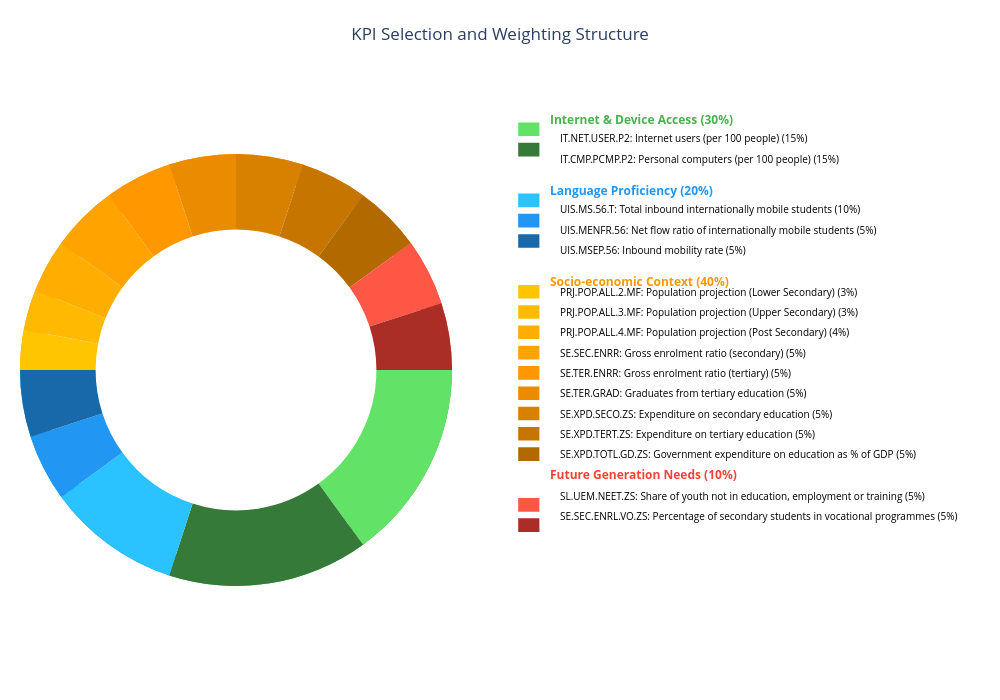

Notebook cell for this chart:
### Markdown cell above
# 6. Scoring System Development

## KPI Selection and Weighting

| Category | KPI | Weight |
|----------|-----|--------|
| **Internet Connection and Device Access (30%)** | Internet users (per 100 people) | 15% |
| | Personal computers (per 100 people) | 15% |
| **Language Proficiency (20%)** | Total number of inbound internationally mobile students | 10% |
| | Net flow ratio of internationally mobile students | 5% |
| | Inbound mobility rate | 5% |
| **Socio-economic Context (40%)** | Population projections (secondary, higher, post-secondary) | 10% |
| | Gross enrollment ratio (secondary and tertiary) | 10% |
| | Tertiary education graduates | 5% |
| | Expenditure on secondary and tertiary education (% of GDP) | 10% |
| | Total expenditure on education (% of GDP) | 5% |
| **Future Generation Needs (10%)** | Share of youth not in employment, education, or training | 5% (lower is better) |
| | Percentage of secondary students in vocational programs | 5% |

## Implementation Plan

1. **Data Preparation**: Normalize indicators to a comparable scale (0-10)
2. **Score Calculation**: Apply weights to normalized values and sum for total score
3. **Visualization**: Create dashboard showing:
   - Country rankings by income group
   - Radar charts comparing KPI performance
   - Highlight top opportunities in each region

This scoring system will help identify the most promising countries for Academy's online education expansion, balancing technological readiness, educational demand, and economic factors.

### Code cell
from src.classes.scoring import EdStatsScorer

# Initialize the scorer with country data
scorer = EdStatsScorer(country_data=reduced_datasets["EdStatsCountry_reduced"])

# Create and display the KPI weight visualization
weight_viz = scorer.create_kpi_weight_visualization()
weight_viz.show()

### Figure 1 — Plotly figure (JSON) as saved in the notebook; plotly's stock layout.template omitted (floating-point values rounded to 4 significant figures)
{"data": [{"direction": "clockwise", "domain": {"x": [0, 0.45], "y": [0, 1]}, "hole": 0.9, "labels": ["Internet & Device Access (30%)", "Language Proficiency (20%)", "Socio-economic Context (40%)", "Future Generation Needs (10%)"], "marker": {"colors": ["#4CAF50", "#2196F3", "#FF9800", "#F44336"]}, "name": "Categories", "rotation": 90, "sort": false, "textfont": {"color": "white", "size": 12}, "textinfo": "label+percent", "textposition": "inside", "type": "pie", "values": [0.3, 0.2, 0.4, 0.1]}, {"customdata": ["Internet & Device Access (30%)", "Internet & Device Access (30%)", "Language Proficiency (20%)", "Language Proficiency (20%)", "Language Proficiency (20%)", "Socio-economic Context (40%)", "Socio-economic Context (40%)", "Socio-economic Context (40%)", "Socio-economic Context (40%)", "Socio-economic Context (40%)", "Socio-economic Context (40%)", "Socio-economic Context (40%)", "Socio-economic Context (40%)", "Socio-economic Context (40%)", "Future Generation Needs (10%)", "Future Generation Needs (10%)"], "direction": "clockwise", "domain": {"x": [0, 0.45], "y": [0, 1]}, "hole": 0.65, "hovertemplate": "<b>%{label}</b><br>Description: %{text}<br>Category: %{customdata}<br>Weight: %{percent}<extra></extra>", "labels": ["IT.NET.USER.P2", "IT.CMP.PCMP.P2", "UIS.MS.56.T", "UIS.MENFR.56", "UIS.MSEP.56", "PRJ.POP.ALL.2.MF", "PRJ.POP.ALL.3.MF", "PRJ.POP.ALL.4.MF", "SE.SEC.ENRR", "SE.TER.ENRR", "SE.TER.GRAD", "SE.XPD.SECO.ZS", "SE.XPD.TERT.ZS", "SE.XPD.TOTL.GD.ZS", "SL.UEM.NEET.ZS", "SE.SEC.ENRL.VO.ZS"], "marker": {"colors": ["#62e368", "#357a38", "#2ac3ff", "#2196f3", "#1769aa", "#ffc500", "#ffba00", "#ffae00", "#ffa300", "#ff9800", "#eb8c00", "#d88100", "#c57500", "#b26a00", "#ff5746", "#aa2e25"]}, "rotation": 90, "sort": false, "text": ["Internet users (per 100 people)", "Personal computers (per 100 people)", "Total inbound internationally mobile students", "Net flow ratio of internationally mobile students", "Inbound mobility rate", "Population projection (Lower Secondary)", "Population projection (Upper Secondary)", "Population projection (Post Secondary)", "Gross enrolment ratio (secondary)", "Gross enrolment ratio (tertiary)", "Graduates from tertiary education", "Expenditure on secondary education", "Expenditure on tertiary education", "Government expenditure on education as % of GDP", "Share of youth not in education, employment or training", "Percentage of secondary students in vocational programmes"], "textinfo": "none", "type": "pie", "values": [0.15, 0.15, 0.1, 0.05, 0.05, 0.03, 0.03, 0.04, 0.05, 0.05, 0.05, 0.05, 0.05, 0.05, 0.05, 0.05]}], "layout": {"annotations": [{"align": "left", "font": {"color": "#4CAF50", "size": 12}, "showarrow": false, "text": "<b>Internet & Device Access (30%)</b>", "x": 0.55, "xanchor": "left", "xref": "paper", "y": 0.95, "yref": "paper"}, {"align": "left", "font": {"color": "black", "size": 10}, "showarrow": false, "text": "IT.NET.USER.P2: Internet users (per 100 people) (15%)", "x": 0.56, "xanchor": "left", "xref": "paper", "y": 0.915, "yref": "paper"}, {"align": "left", "font": {"color": "black", "size": 10}, "showarrow": false, "text": "IT.CMP.PCMP.P2: Personal computers (per 100 people) (15%)", "x": 0.56, "xanchor": "left", "xref": "paper", "y": 0.88, "yref": "paper"}, {"align": "left", "font": {"color": "#2196F3", "size": 12}, "showarrow": false, "text": "<b>Language Proficiency (20%)</b>", "x": 0.55, "xanchor": "left", "xref": "paper", "y": 0.8275, "yref": "paper"}, {"align": "left", "font": {"color": "black", "size": 10}, "showarrow": false, "text": "UIS.MS.56.T: Total inbound internationally mobile students (10%)", "x": 0.56, "xanchor": "left", "xref": "paper", "y": 0.7925, "yref": "paper"}, {"align": "left", "font": {"color": "black", "size": 10}, "showarrow": false, "text": "UIS.MENFR.56: Net flow ratio of internationally mobile students (5%)", "x": 0.56, "xanchor": "left", "xref": "paper", "y": 0.7575, "yref": "paper"}, {"align": "left", "font": {"color": "black", "size": 10}, "showarrow": false, "text": "UIS.MSEP.56: Inbound mobility rate (5%)", "x": 0.56, "xanchor": "left", "xref": "paper", "y": 0.7225, "yref": "paper"}, {"align": "left", "font": {"color": "#FF9800", "size": 12}, "showarrow": false, "text": "<b>Socio-economic Context (40%)</b>", "x": 0.55, "xanchor": "left", "xref": "paper", "y": 0.67, "yref": "paper"}, {"align": "left", "font": {"color": "black", "size": 10}, "showarrow": false, "text": "PRJ.POP.ALL.2.MF: Population projection (Lower Secondary) (3%)", "x": 0.56, "xanchor": "left", "xref": "paper", "y": 0.635, "yref": "paper"}, {"align": "left", "font": {"color": "black", "size": 10}, "showarrow": false, "text": "PRJ.POP.ALL.3.MF: Population projection (Upper Secondary) (3%)", "x": 0.56, "xanchor": "left", "xref": "paper", "y": 0.6, "yref": "paper"}, {"align": "left", "font": {"color": "black", "size": 10}, "showarrow": false, "text": "PRJ.POP.ALL.4.MF: Population projection (Post Secondary) (4%)", "x": 0.56, "xanchor": "left", "xref": "paper", "y": 0.565, "yref": "paper"}, {"align": "left", "font": {"color": "black", "size": 10}, "showarrow": false, "text": "SE.SEC.ENRR: Gross enrolment ratio (secondary) (5%)", "x": 0.56, "xanchor": "left", "xref": "paper", "y": 0.53, "yref": "paper"}, {"align": "left", "font": {"color": "black", "size": 10}, "showarrow": false, "text": "SE.TER.ENRR: Gross enrolment ratio (tertiary) (5%)", "x": 0.56, "xanchor": "left", "xref": "paper", "y": 0.495, "yref": "paper"}, {"align": "left", "font": {"color": "black", "size": 10}, "showarrow": false, "text": "SE.TER.GRAD: Graduates from tertiary education (5%)", "x": 0.56, "xanchor": "left", "xref": "paper", "y": 0.46, "yref": "paper"}, {"align": "left", "font": {"color": "black", "size": 10}, "showarrow": false, "text": "SE.XPD.SECO.ZS: Expenditure on secondary education (5%)", "x": 0.56, "xanchor": "left", "xref": "paper", "y": 0.425, "yref": "paper"}, {"align": "left", "font": {"color": "black", "size": 10}, "showarrow": false, "text": "SE.XPD.TERT.ZS: Expenditure on tertiary education (5%)", "x": 0.56, "xanchor": "left", "xref": "paper", "y": 0.39, "yref": "paper"}, {"align": "left", "font": {"color": "black", "size": 10}, "showarrow": false, "text": "SE.XPD.TOTL.GD.ZS: Government expenditure on education as % of GDP (5%)", "x": 0.56, "xanchor": "left", "xref": "paper", "y": 0.355, "yref": "paper"}, {"align": "left", "font": {"color": "#F44336", "size": 12}, "showarrow": false, "text": "<b>Future Generation Needs (10%)</b>", "x": 0.55, "xanchor": "left", "xref": "paper", "y": 0.3025, "yref": "paper"}, {"align": "left", "font": {"color": "black", "size": 10}, "showarrow": false, "text": "SL.UEM.NEET.ZS: Share of youth not in education, employment or training (5%)", "x": 0.56, "xanchor": "left", "xref": "paper", "y": 0.2675, "yref": "paper"}, {"align": "left", "font": {"color": "black", "size": 10}, "showarrow": false, "text": "SE.SEC.ENRL.VO.ZS: Percentage of secondary students in vocational programmes (5%)", "x": 0.56, "xanchor": "left", "xref": "paper", "y": 0.2325, "yref": "paper"}], "height": 700, "margin": {"b": 40, "l": 20, "r": 20, "t": 80}, "shapes": [{"fillcolor": "#62e368", "line": {"color": "#62e368"}, "type": "rect", "x0": 0.52, "x1": 0.54, "xref": "paper", "y0": 0.905, "y1": 0.925, "yref": "paper"}, {"fillcolor": "#357a38", "line": {"color": "#357a38"}, "type": "rect", "x0": 0.52, "x1": 0.54, "xref": "paper", "y0": 0.87, "y1": 0.89, "yref": "paper"}, {"fillcolor": "#2ac3ff", "line": {"color": "#2ac3ff"}, "type": "rect", "x0": 0.52, "x1": 0.54, "xref": "paper", "y0": 0.7825, "y1": 0.8025, "yref": "paper"}, {"fillcolor": "#2196f3", "line": {"color": "#2196f3"}, "type": "rect", "x0": 0.52, "x1": 0.54, "xref": "paper", "y0": 0.7475, "y1": 0.7675, "yref": "paper"}, {"fillcolor": "#1769aa", "line": {"color": "#1769aa"}, "type": "rect", "x0": 0.52, "x1": 0.54, "xref": "paper", "y0": 0.7125, "y1": 0.7325, "yref": "paper"}, {"fillcolor": "#ffc500", "line": {"color": "#ffc500"}, "type": "rect", "x0": 0.52, "x1": 0.54, "xref": "paper", "y0": 0.625, "y1": 0.645, "yref": "paper"}, {"fillcolor": "#ffba00", "line": {"color": "#ffba00"}, "type": "rect", "x0": 0.52, "x1": 0.54, "xref": "paper", "y0": 0.59, "y1": 0.61, "yref": "paper"}, {"fillcolor": "#ffae00", "line": {"color": "#ffae00"}, "type": "rect", "x0": 0.52, "x1": 0.54, "xref": "paper", "y0": 0.555, "y1": 0.575, "yref": "paper"}, {"fillcolor": "#ffa300", "line": {"color": "#ffa300"}, "type": "rect", "x0": 0.52, "x1": 0.54, "xref": "paper", "y0": 0.52, "y1": 0.54, "yref": "paper"}, {"fillcolor": "#ff9800", "line": {"color": "#ff9800"}, "type": "rect", "x0": 0.52, "x1": 0.54, "xref": "paper", "y0": 0.485, "y1": 0.505, "yref": "paper"}, {"fillcolor": "#eb8c00", "line": {"color": "#eb8c00"}, "type": "rect", "x0": 0.52, "x1": 0.54, "xref": "paper", "y0": 0.45, "y1": 0.47, "yref": "paper"}, {"fillcolor": "#d88100", "line": {"color": "#d88100"}, "type": "rect", "x0": 0.52, "x1": 0.54, "xref": "paper", "y0": 0.415, "y1": 0.435, "yref": "paper"}, {"fillcolor": "#c57500", "line": {"color": "#c57500"}, "type": "rect", "x0": 0.52, "x1": 0.54, "xref": "paper", "y0": 0.38, "y1": 0.4, "yref": "paper"}, {"fillcolor": "#b26a00", "line": {"color": "#b26a00"}, "type": "rect", "x0": 0.52, "x1": 0.54, "xref": "paper", "y0": 0.345, "y1": 0.365, "yref": "paper"}, {"fillcolor": "#ff5746", "line": {"color": "#ff5746"}, "type": "rect", "x0": 0.52, "x1": 0.54, "xref": "paper", "y0": 0.2575, "y1": 0.2775, "yref": "paper"}, {"fillcolor": "#aa2e25", "line": {"color": "#aa2e25"}, "type": "rect", "x0": 0.52, "x1": 0.54, "xref": "paper", "y0": 0.2225, "y1": 0.2425, "yref": "paper"}], "showlegend": false, "title": {"text": "KPI Selection and Weighting Structure", "x": 0.5}, "width": 1000}}
